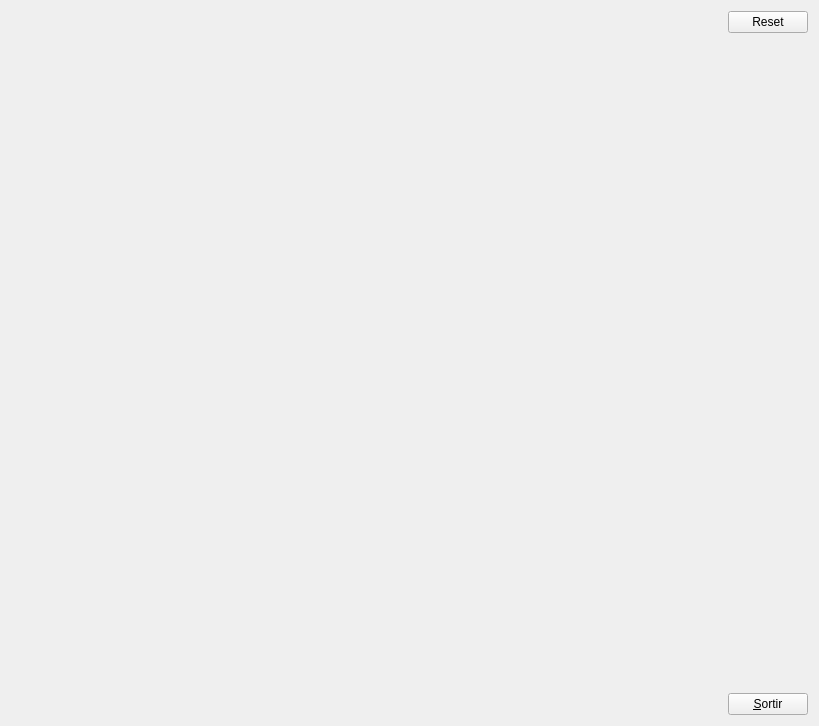
<?xml version="1.0" encoding="UTF-8"?>
<ui version="4.0">
 <class>MyForm</class>
 <widget class="QWidget" name="MyForm">
  <property name="geometry">
   <rect>
    <x>0</x>
    <y>0</y>
    <width>819</width>
    <height>726</height>
   </rect>
  </property>
  <property name="windowTitle">
   <string>Form</string>
  </property>
  <layout class="QHBoxLayout" name="horizontalLayout">
   <item>
    <widget class="MyGLWidget" name="widget" native="true">
     <property name="sizePolicy">
      <sizepolicy hsizetype="Expanding" vsizetype="Expanding">
       <horstretch>0</horstretch>
       <verstretch>0</verstretch>
      </sizepolicy>
     </property>
    </widget>
   </item>
   <item>
    <layout class="QVBoxLayout" name="verticalLayout">
     <item>
      <widget class="QPushButton" name="pushButton_2">
       <property name="text">
        <string>Reset</string>
       </property>
      </widget>
     </item>
     <item>
      <spacer name="verticalSpacer">
       <property name="orientation">
        <enum>Qt::Vertical</enum>
       </property>
       <property name="sizeHint" stdset="0">
        <size>
         <width>20</width>
         <height>40</height>
        </size>
       </property>
      </spacer>
     </item>
     <item>
      <widget class="QPushButton" name="pushButton">
       <property name="sizePolicy">
        <sizepolicy hsizetype="Fixed" vsizetype="Fixed">
         <horstretch>0</horstretch>
         <verstretch>0</verstretch>
        </sizepolicy>
       </property>
       <property name="text">
        <string>&amp;Sortir</string>
       </property>
      </widget>
     </item>
    </layout>
   </item>
  </layout>
 </widget>
 <customwidgets>
  <customwidget>
   <class>MyGLWidget</class>
   <extends>QWidget</extends>
   <header>MyGLWidget.h</header>
   <container>1</container>
   <slots>
    <signal>signalInici()</signal>
    <slot>tornaInici()</slot>
   </slots>
  </customwidget>
 </customwidgets>
 <resources/>
 <connections>
  <connection>
   <sender>pushButton</sender>
   <signal>clicked()</signal>
   <receiver>MyForm</receiver>
   <slot>close()</slot>
   <hints>
    <hint type="sourcelabel">
     <x>808</x>
     <y>715</y>
    </hint>
    <hint type="destinationlabel">
     <x>839</x>
     <y>529</y>
    </hint>
   </hints>
  </connection>
  <connection>
   <sender>pushButton_2</sender>
   <signal>clicked()</signal>
   <receiver>widget</receiver>
   <slot>tornaInici()</slot>
   <hints>
    <hint type="sourcelabel">
     <x>752</x>
     <y>29</y>
    </hint>
    <hint type="destinationlabel">
     <x>635</x>
     <y>128</y>
    </hint>
   </hints>
  </connection>
  <connection>
   <sender>widget</sender>
   <signal>signalInici()</signal>
   <receiver>pushButton_2</receiver>
   <slot>click()</slot>
   <hints>
    <hint type="sourcelabel">
     <x>625</x>
     <y>231</y>
    </hint>
    <hint type="destinationlabel">
     <x>774</x>
     <y>18</y>
    </hint>
   </hints>
  </connection>
 </connections>
</ui>
